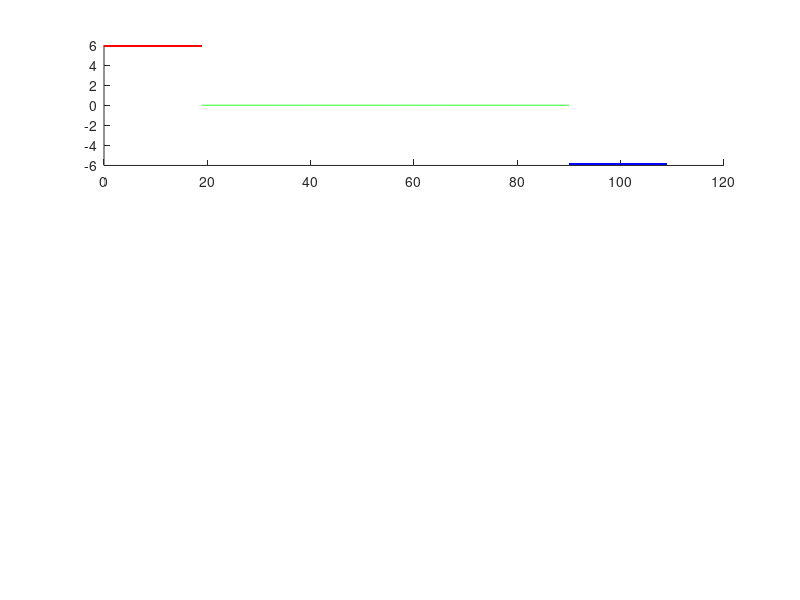

Write the MATLAB code that produced this figure. (Note: this script raises an error after producing the figure.)
%% Exercice 1
clc 
close all
clear all

dt = 1e-1;
a_max = 5.886;
v_max = 111.11;

t = 0:dt:109-dt;
t1 = 0:dt:18.9-dt;
t2 = 18.9:dt:109-18.9-dt;
t3 = 109-18.9:dt:109-dt;

a1 = a_max + zeros(length(t1));
a2 = 0*t2;
a3 = -a_max + zeros(length(t3));
subplot(3,1,1)
hold on
plot(t1, a1, 'r')
plot(t2, a2, 'g')
plot(t3, a3, 'b')
xline(t2(1), '--w')
xline(t3(1), '--w')

% a3 = -a_max*d(1,floor(18.88/dt));

v1 = a_max*t1;
v2 = v_max + zeros(length(t2));
v3 = -a_max*t1 + v_max;
% v(1, length(t) - floor(18.88/dt):length(t)) = -a_max*t(1, length(t) - floor(18.88/dt):length(t));

subplot(3,1,2)
hold on
plot(t1, v1, 'r')
plot(t2, v2, 'g')
plot(t3, v3, 'b')
xline(t2(1), '--w')
xline(t3(1), '--w')

d1 = a_max * (t1.^2)/2;
d2 = v_max * (t2 - t1(length(t1))) + d1(length(d1));
d3 = -a_max * (t1.^2)/2 + v_max*t1 + d2(length(d2));

subplot(3,1,3)
hold on
plot(t1, d1, 'r')
plot(t2, d2, 'g')
plot(t3, d3, 'b')
xline(t2(1), '--w')
xline(t3(1), '--w')

